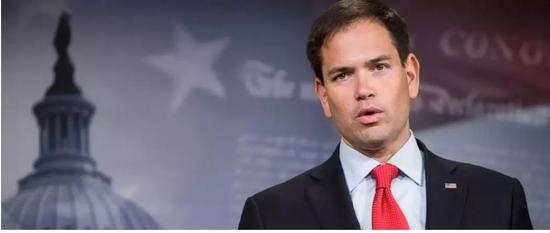
#> input picture Picture_4.jpg, 550 x 233 px
$ python '3.9 脸部的打码 与 解码.py'
#> lines starting #> are read from the running program, lines starting #| are printed output that depends on the picture
import cv2
import numpy as np
img_ = cv2.imread('Picture_4.jpg' ,0)
#> img_: shape (233, 550); min 0, max 255, mean 100.7
Height, Width = img_.shape
#> Height = 233; Width = 550
mask = np.zeros((Height, Width), dtype= np.uint8)
mask[100:200, 100:300] = 1
# 获取解码 所需的密钥
key =np.random.randint(0,255,(Height, Width), dtype=np.uint8)
# 使用 key  进行加密
img_XorKey = cv2.bitwise_xor(img_, key)
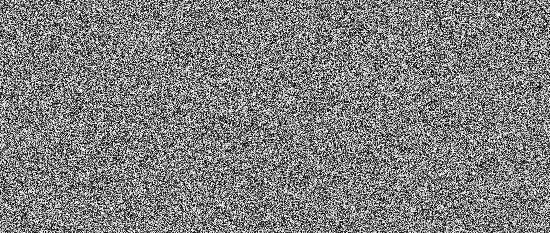
#> img_XorKey: shape (233, 550); min 0, max 255, mean 127.1
encrypt =cv2.bitwise_and(img_XorKey, mask*255)
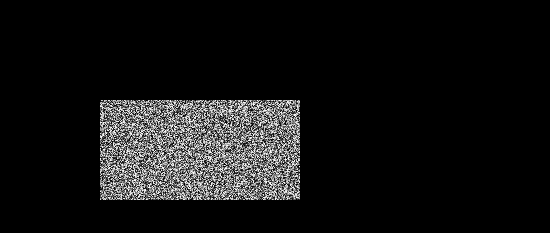
#> encrypt: shape (233, 550); min 0, max 255, mean 19.7
# 提取部分的图像
# 将 图像 中部分的值设置为 零
noFace = cv2.bitwise_and(img_, (1-mask)*255)
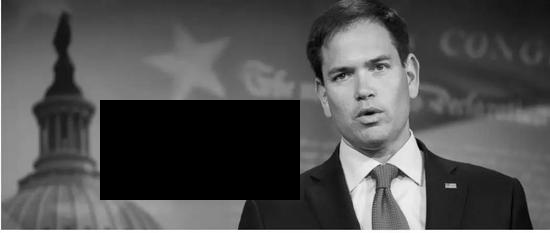
#> noFace: shape (233, 550); min 0, max 255, mean 80.7

maskFace = encrypt + noFace
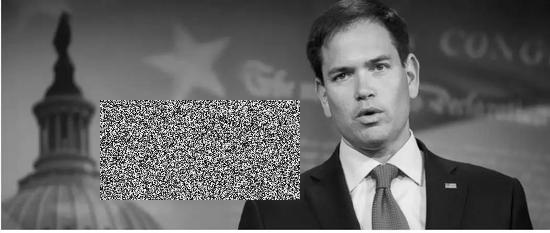
#> maskFace: shape (233, 550); min 0, max 255, mean 100.5
#=========将打码脸解码==========

extractOriginal = cv2.bitwise_xor(maskFace, key)
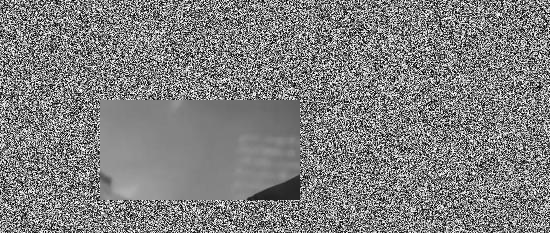
#> extractOriginal: shape (233, 550); min 0, max 255, mean 127.3
extract_cutt = cv2.bitwise_and(extractOriginal, mask*255)
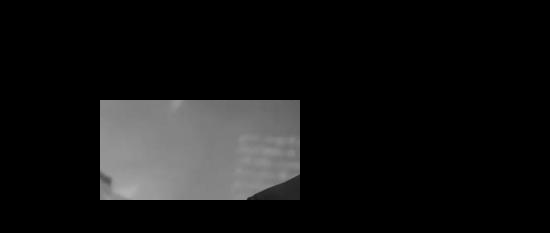
#> extract_cutt: shape (233, 550); min 0, max 177, mean 20
extract_cutt_rest = cv2.bitwise_and(maskFace, (1-mask)*255)
extract_img =extract_cutt_rest +extract_cutt

cv2.imshow('img_',img_)
cv2.imshow('key',key)
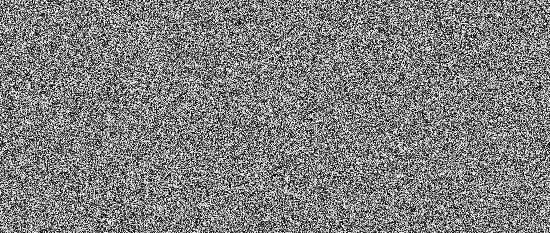
#> window 'key': shape (233, 550); min 0, max 254, mean 126.8
cv2.imshow('img_XorKey',img_XorKey)
cv2.imshow('encrypt',encrypt)
cv2.imshow('maskFace',maskFace)
cv2.imshow('extract_img',extract_img)
cv2.imshow('extractOriginal',extractOriginal)
cv2.imshow('extract_cutt',extract_cutt)

cv2.waitKey()
cv2.destroyAllWindows()

$ run again, with Picture_2.jpg copied over Picture_4.jpg
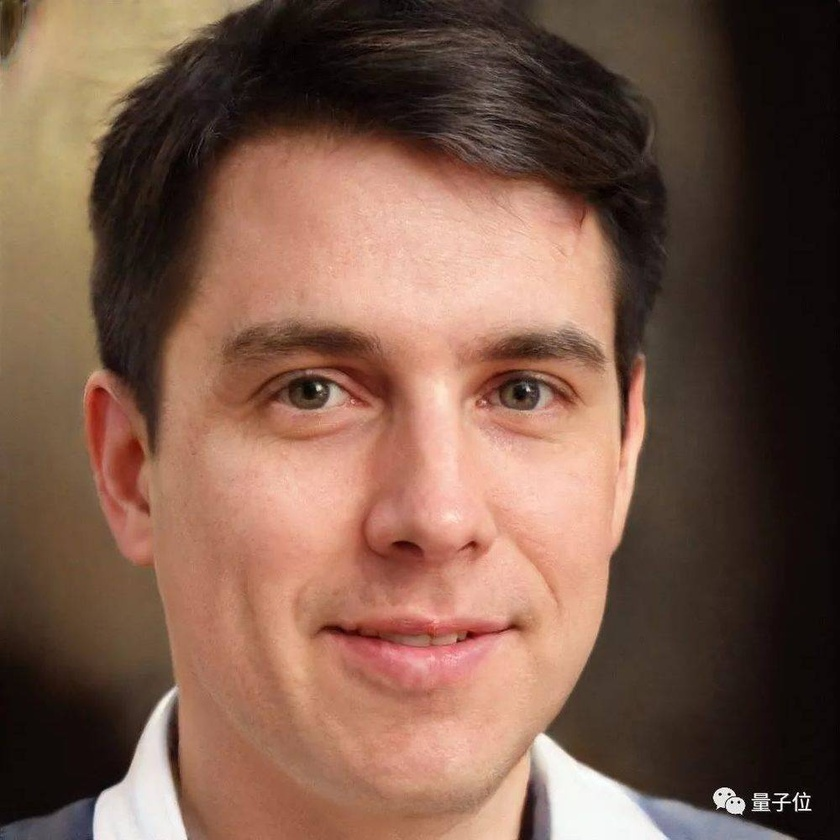
#> input picture Picture_2.jpg, 840 x 840 px, shrunk from 1000 x 1000 before the run
#> `extract_cutt = cv2.bitwise_and(extractOriginal, mask*255)`:
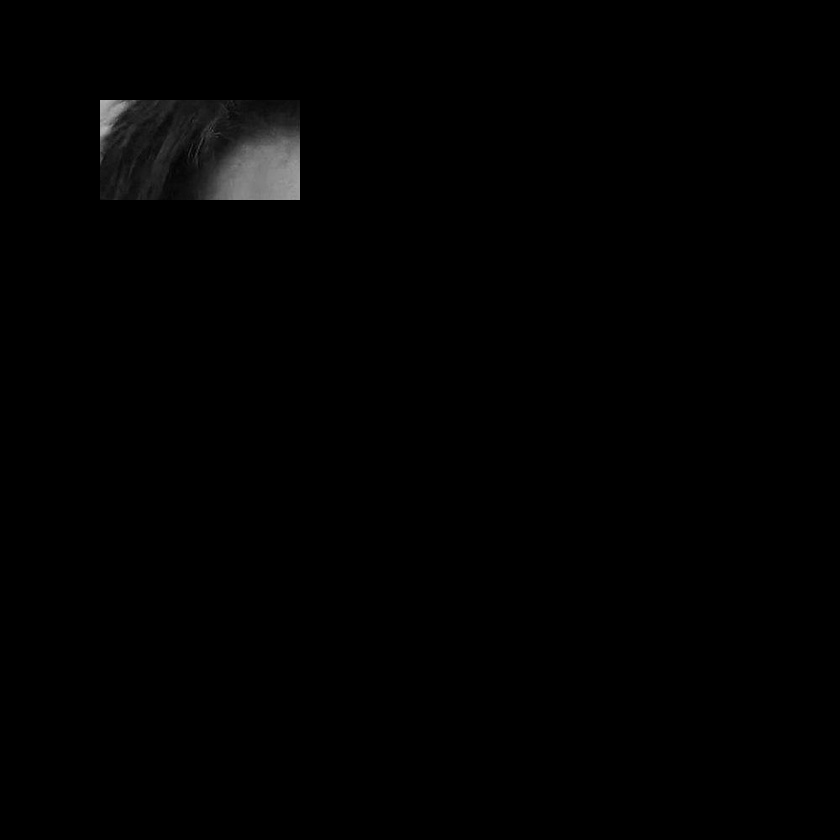
#> extract_cutt: shape (840, 840); min 0, max 181, mean 1.5
#> `cv2.imshow('key',key)`:
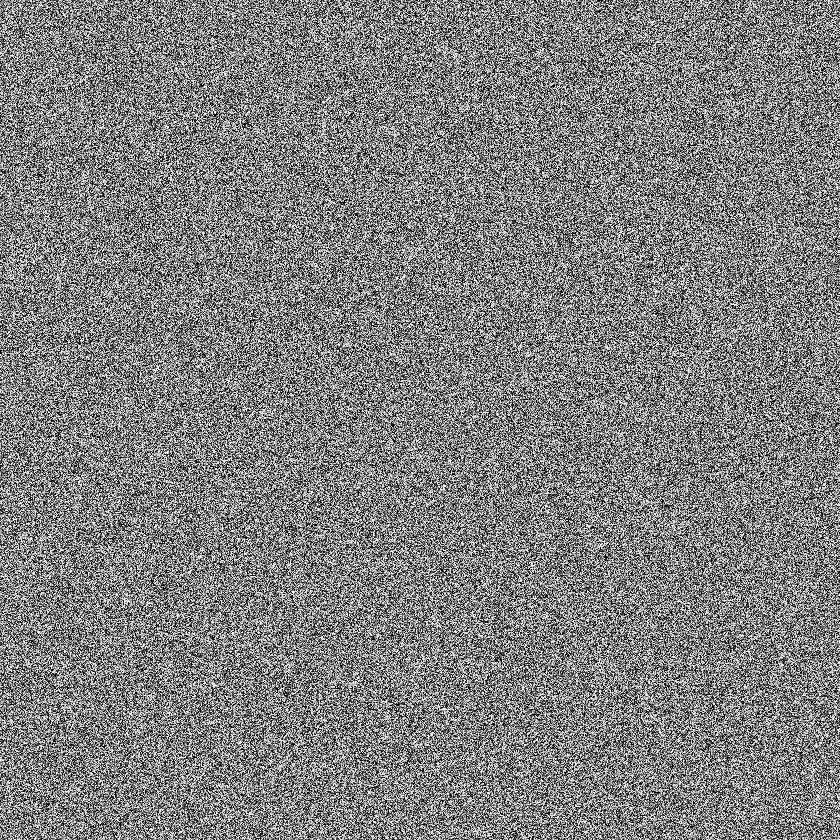
#> window 'key': shape (840, 840); min 0, max 254, mean 127

$ run again, with Picture_3.jpg copied over Picture_4.jpg
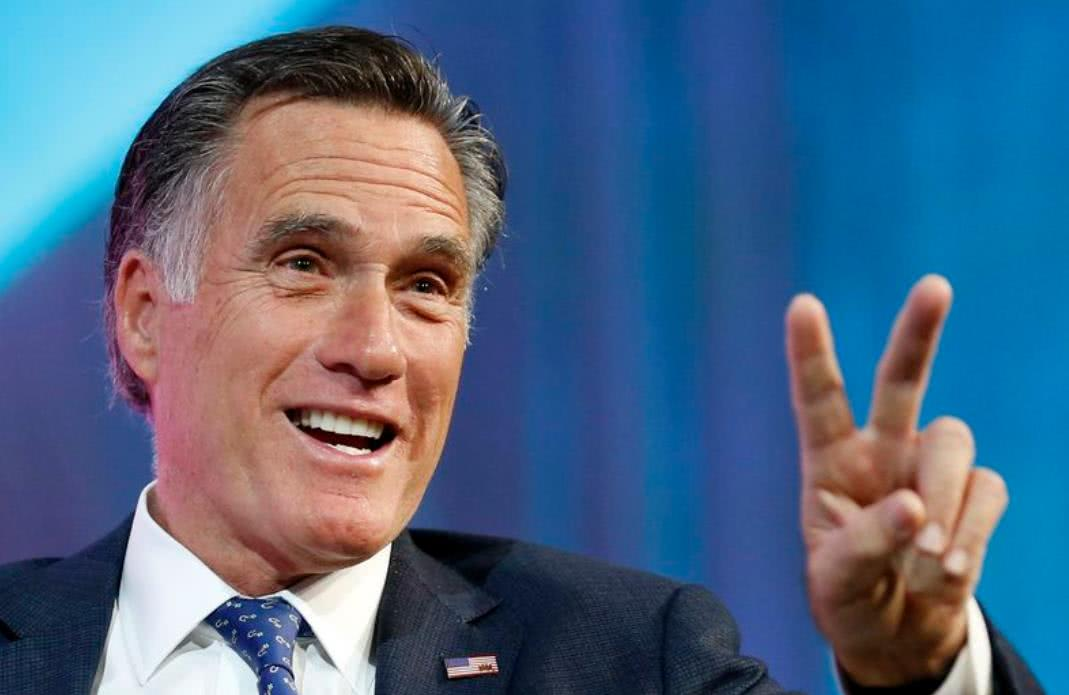
#> input picture Picture_3.jpg, 1069 x 695 px
#> `cv2.imshow('key',key)`:
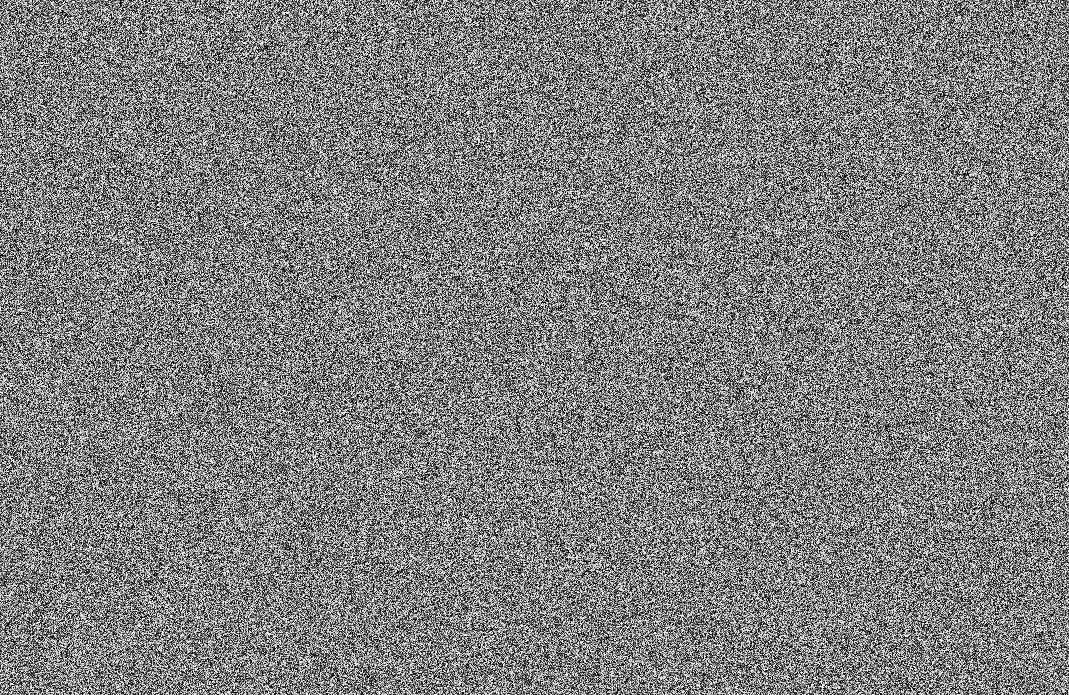
#> window 'key': shape (695, 1069); min 0, max 254, mean 127
